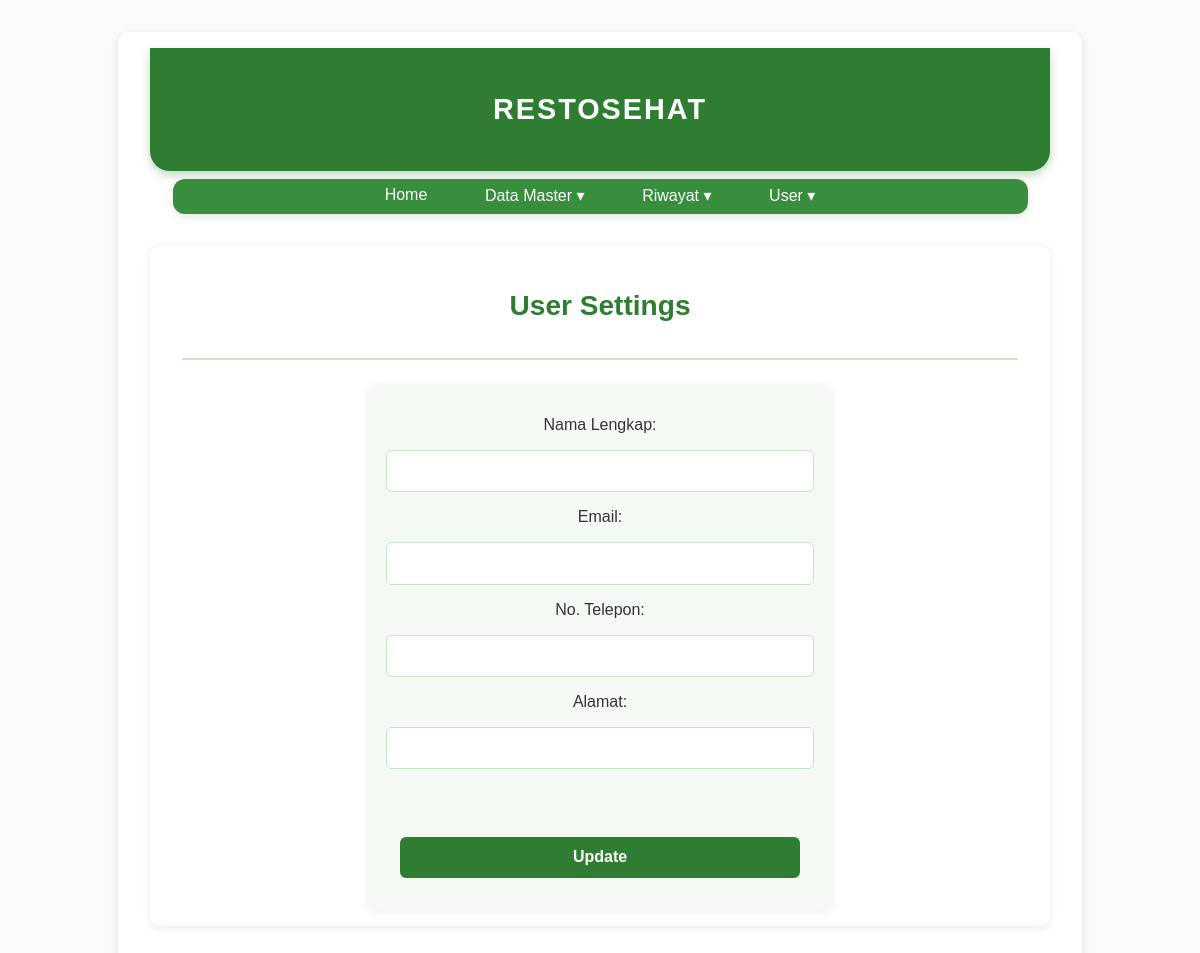
Before: /user_setting (signed in) with the older database file.
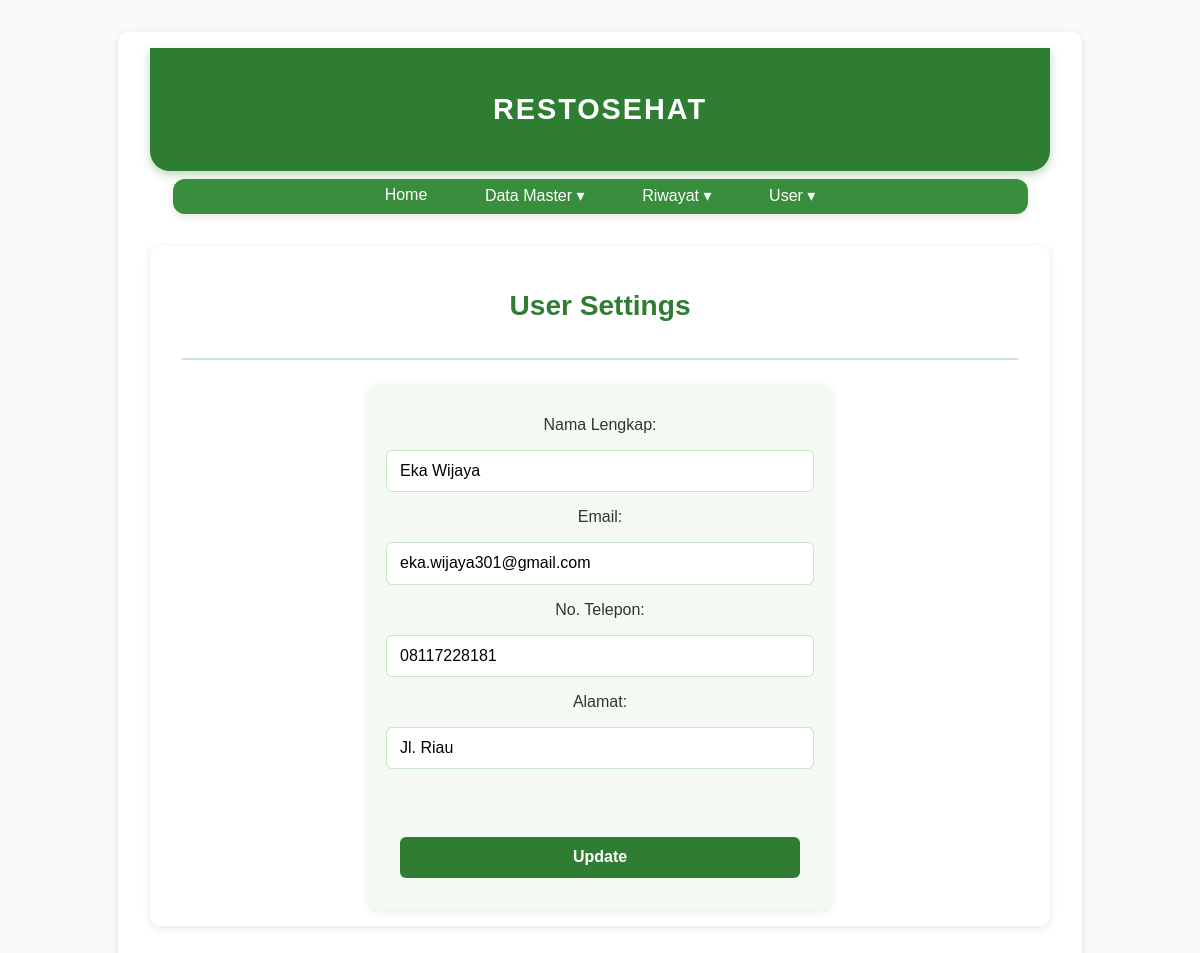
After: the same page with the newer database file.
### main.py (models this page shows, shortened)
class User(db.Model, UserMixin):
    idPrefix = 'USR'
    id = db.Column(db.String(5), primary_key=True)
    username = db.Column(db.String(80), unique=True, nullable=False)
    password_hash = db.Column(db.String(200), nullable=False)
    role = db.Column(db.String(50), default='User')
    namaPanjang = db.Column(db.String(200), unique=True)
    email = db.Column(db.String(100), unique=True)
    noTelp = db.Column(db.String(12), unique=True)
    alamat = db.Column(db.String(150), unique=True)

### main.py (the view, shortened to what this page needs)
@app.route("/user_setting", methods=['GET', 'POST'])
@login_required
def userSetting():
    user = User.query.get_or_404(current_user.id)
    return render_template('user_setting.html', user=user)

### main.py (called while the page is built)
@login_manager.user_loader
def load_user(user_id):
    return User.query.get(user_id)

### templates/user_setting.html (shortened to what this page needs)
{% extends 'base.html' %}
{% block body %}
<div class="content">
    <div class="head-content">
        <h3>User Settings</h3>
    </div>
    <div class="main-content">
        <form action="/user_setting" method="POST" class="form-container">
            <label for="namaPanjang">Nama Lengkap:</label>
            <input type="text" name="namaPanjang" id="namaPanjang" class="form-control" {% if user.namaPanjang == None%} value=""{% else %} value="{{ user.namaPanjang }}" {% endif %} required>
            <label for="email">Email:</label>
            <input type="email" name="email" id="email" class="form-control" {% if user.email == None%} value=""{% else %} value="{{ user.email }}" {% endif %} required>
            <label for="noTelp">No. Telepon:</label>
            <input type="text" name="noTelp" id="noTelp" class="form-control" {% if user.noTelp == None%} value=""{% else %} value="{{ user.noTelp }}" {% endif %} required>
            <label for="alamat">Alamat:</label>
            <input type="text" name="alamat" id="alamat" class="form-control" {% if user.alamat == None%} value=""{% else %} value="{{ user.alamat }}" {% endif %} required>
            <br><br>
            <input type="submit" value="Update">
        </form>
    </div>
</div>
{% endblock %}

Changed rows visible on the page:
changed User: namaPanjang (not shown) → "Eka Wijaya"; email (not shown) → "eka.wijaya301@gmail.com"; noTelp (not shown) → "08117228181"; alamat (not shown) → "Jl. Riau"
